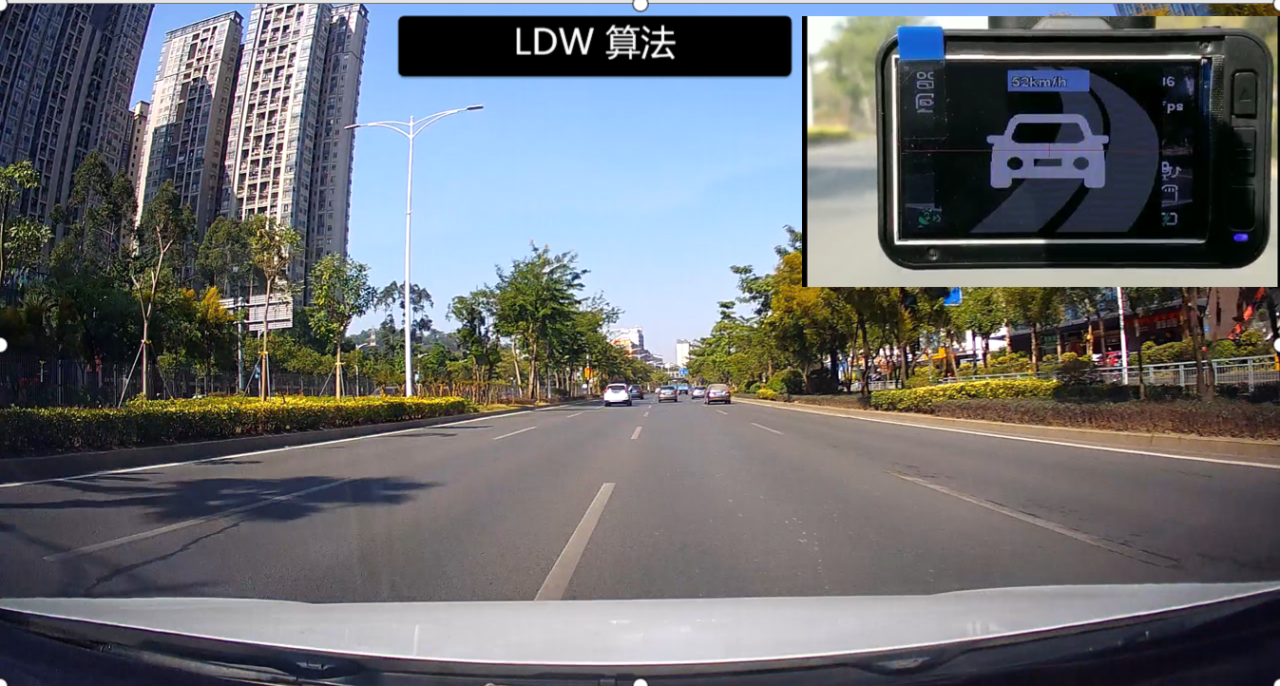
#> input picture src/road_image2.jpg, 1280 x 686 px, found by its file name
$ python lane_detection.py
#> lines starting #> are read from the running program, lines starting #| are printed output that depends on the picture; after the words box and inside, x2 and y2 are one past the last pixel; in counts of white or black regions, pixels touching at a corner belong together
#> further down, image is the input picture: shape (686, 1280, 3); mean B, G, R 111, 107.1, 105
import cv2
import numpy as np

def make_coordinates(image, line):
    slope, intercept = line
    y1 = int(image.shape[0])
    y2 = int(y1*3/5)
    x1 = int((y1 - intercept)/slope)
    x2 = int((y2 - intercept)/slope)
    return [[x1, y1, x2, y2]]


def average_slope_intercept(image, lines):
    left_fit = []
    right_fit = []
    if lines is None:
        return None
    for line in lines:
        for x1, y1, x2, y2 in line:
            fit = np.polyfit((x1,x2), (y1,y2), 1)
            slope = fit[0]
            intercept = fit[1]
            if slope < 0:
                left_fit.append((slope, intercept))
            else:
                right_fit.append((slope, intercept))
    left_fit_average  = np.average(left_fit, axis=0)
    right_fit_average = np.average(right_fit, axis=0)
    left_line  = make_coordinates(image, left_fit_average)
    right_line = make_coordinates(image, right_fit_average)
    averaged_lines = [left_line, right_line]
    return averaged_lines

def canny(img):
    gray = cv2.cvtColor(img, cv2.COLOR_RGB2GRAY)
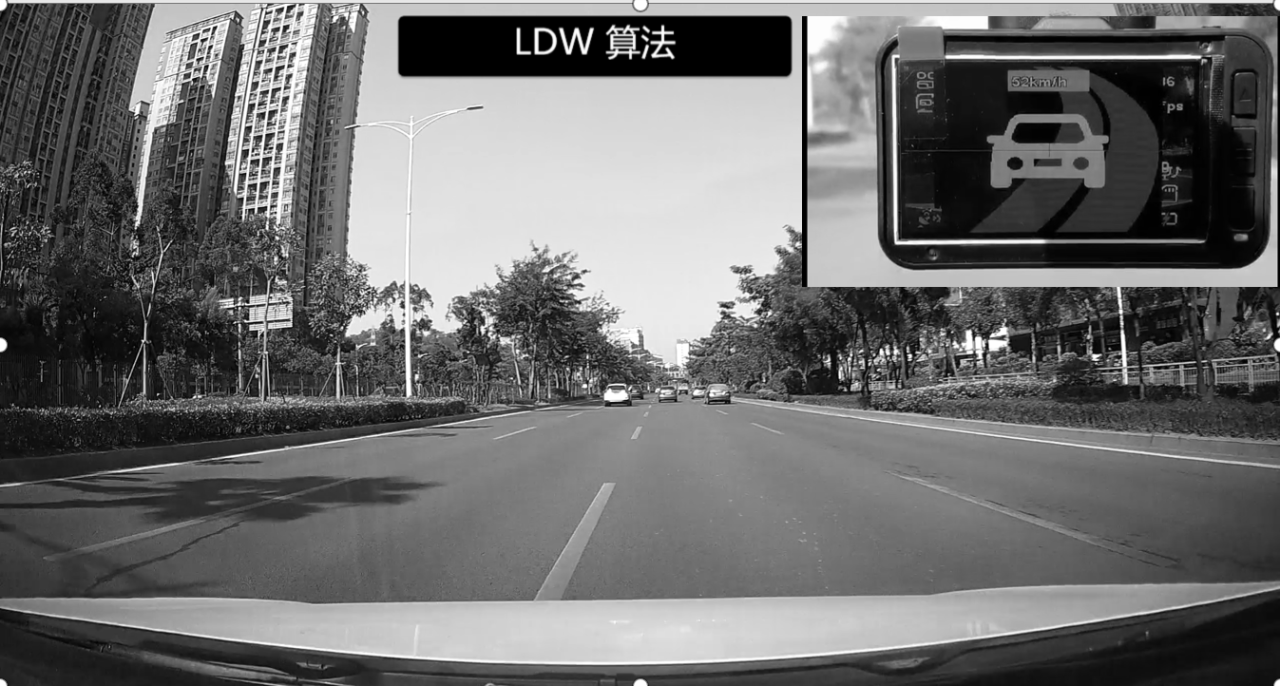
#> gray: shape (686, 1280); min 0, max 255, mean 108
    kernel = 5
    blur = cv2.GaussianBlur(gray,(kernel, kernel),0)
    canny = cv2.Canny(gray, 50, 150)
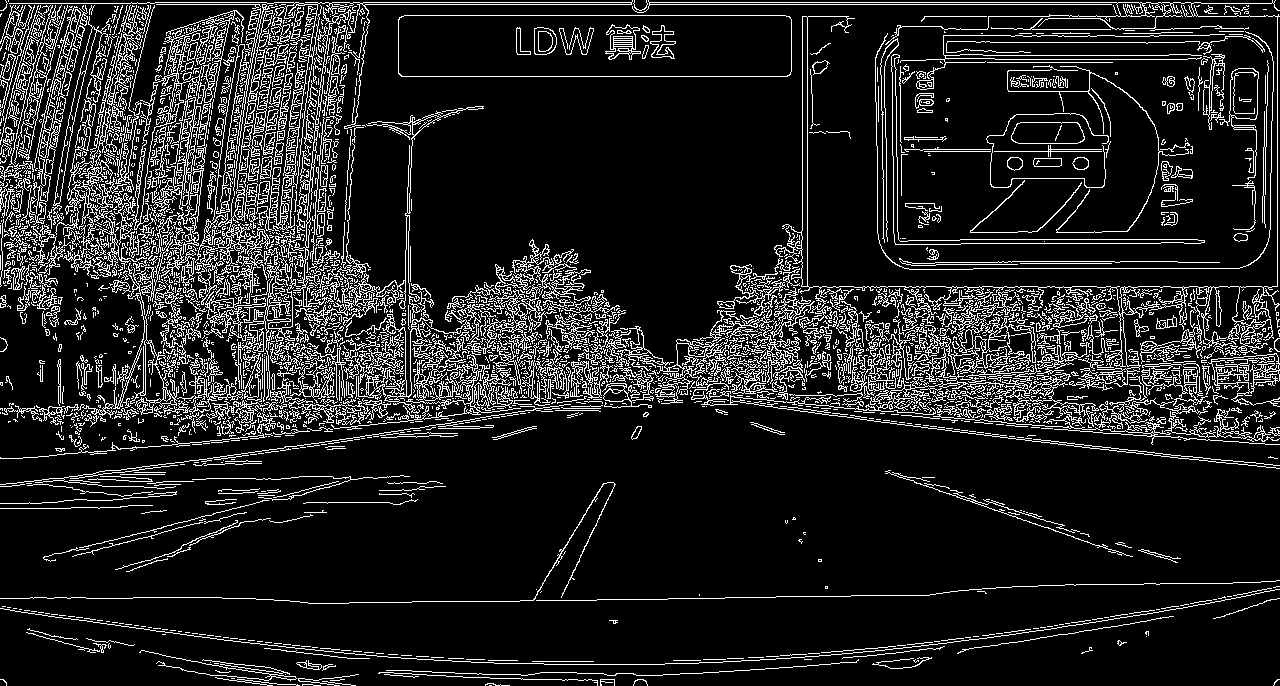
#> canny: shape (686, 1280); 13% white in thin lines or dots
    return canny

def display_lines(img,lines):
    line_image = np.zeros_like(img)
    if lines is not None:
        for line in lines:
            for x1, y1, x2, y2 in line:
                cv2.line(line_image,(x1,y1),(x2,y2),(255,0,0),10)
    return line_image

def region_of_interest(canny):
    height = canny.shape[0]
#> height = 686
    width = canny.shape[1]
#> width = 1280
    mask = np.zeros_like(canny)

    triangle = np.array([[
    (200, height),
    (550, 250),
    (1100, height),]], np.int32)
#> triangle = [[200, 686], [550, 250], [1100, 686]]

    cv2.fillPoly(mask, triangle, 255)
#> mask: shape (686, 1280); 22.4% white; 1 white region, box (x1, y1, x2, y2) and area: (200, 250, 1100, 686) 196475
    masked_image = cv2.bitwise_and(canny, mask)
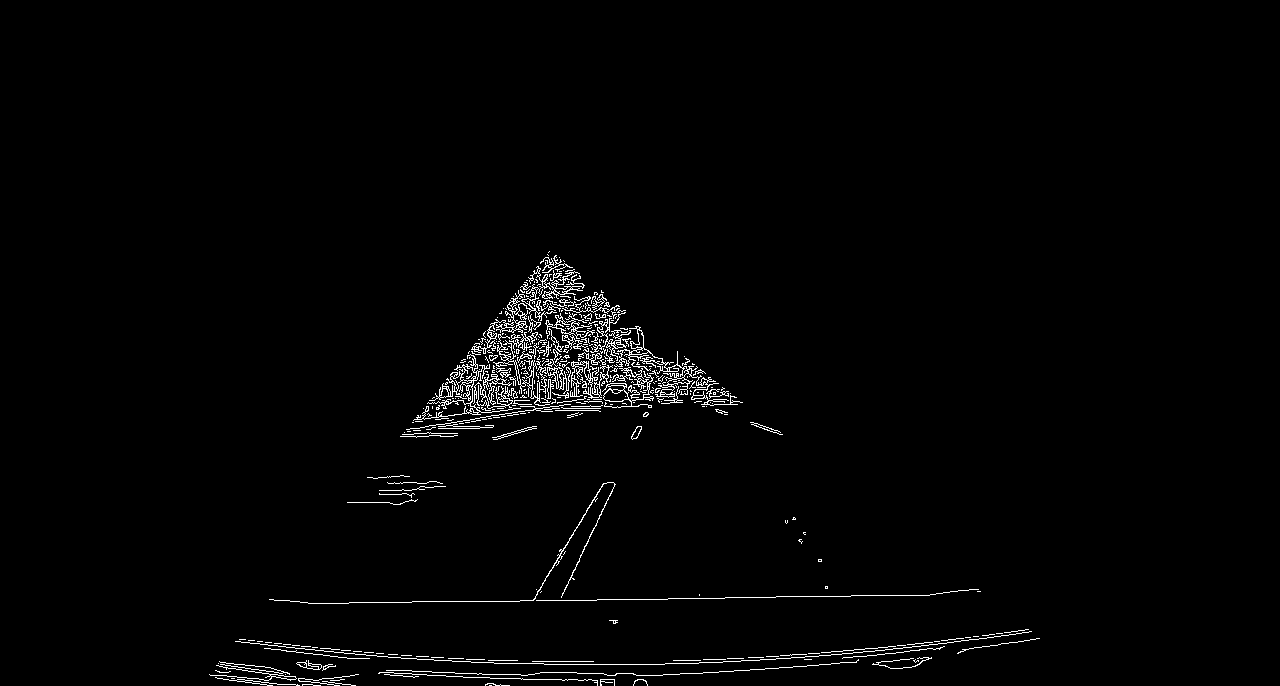
#> masked_image: shape (686, 1280); 1.7% white in thin lines or dots, all inside (x1, y1, x2, y2) = (209, 251, 1040, 686)
    return masked_image

# For Lane image detection -->
image = cv2.imread(r'Lane-detection---Hough-transform\src\road_image2.jpg')
lane_image = np.copy(image)
lane_canny = canny(lane_image)
cropped_canny = region_of_interest(lane_canny)
lines = cv2.HoughLinesP(cropped_canny, 2, np.pi/180, 100, np.array([]), minLineLength=40,maxLineGap=5)
#> lines = 108 rows, first 6: [869, 595, 935, 594], [443, 383, 625, 383], [494, 663, 543, 663], [529, 387, 599, 387], [727, 658, 791, 655], [696, 401, 739, 401]
averaged_lines = average_slope_intercept(image, lines)
#> the loop in average_slope_intercept, `for line in lines:` made 108 passes
#> line on passes 1 to 12: [[869, 595, 935, 594]], [[443, 383, 625, 383]], [[494, 663, 543, 663]], [[529, 387, 599, 387]], [[727, 658, 791, 655]], [[696, 401, 739, 401]], [[532, 661, 593, 661]], [[477, 674, 520, 674]], [[516, 375, 662, 375]], [[529, 369, 616, 369]], [[412, 601, 519, 601]], [[469, 391, 550, 391]]
#> after the loop in average_slope_intercept, `for line in lines:`: left_fit = 60 pairs, first value -2.14 to -7.45e-17, second value 344 to 1796.3; right_fit = 48 pairs, first value 6.19e-17 to 0.829, second value -186.8 to 662.9
#> in average_slope_intercept, `left_fit_average  = np.average(left_fit, axis=0)`: left_fit_average = [-0.558, 717.6]
#> in average_slope_intercept, `right_fit_average = np.average(right_fit, axis=0)`: right_fit_average = [0.183, 287.8]
#> in make_coordinates, `slope, intercept = line`: slope = -0.558; intercept = 717.6
#> in make_coordinates, `x1 = int((y1 - intercept)/slope)`: x1 = 56
#> in make_coordinates, `x2 = int((y2 - intercept)/slope)`: x2 = 549
#> in average_slope_intercept, `left_line  = make_coordinates(image, left_fit_average)`: left_line = [[56, 686, 549, 411]]
#> in average_slope_intercept, `right_line = make_coordinates(image, right_fit_average)`: right_line = [[2171, 686, 671, 411]]
#> in average_slope_intercept, `averaged_lines = [left_line, right_line]`: averaged_lines = [[[56, 686, 549, 411]], [[2171, 686, 671, 411]]]
#> averaged_lines = [[[56, 686, 549, 411]], [[2171, 686, 671, 411]]]
line_image = display_lines(lane_image, averaged_lines)
#> the loop in display_lines, `for line in lines:` made 2 passes
#> after the loop in display_lines, `for line in lines:`:
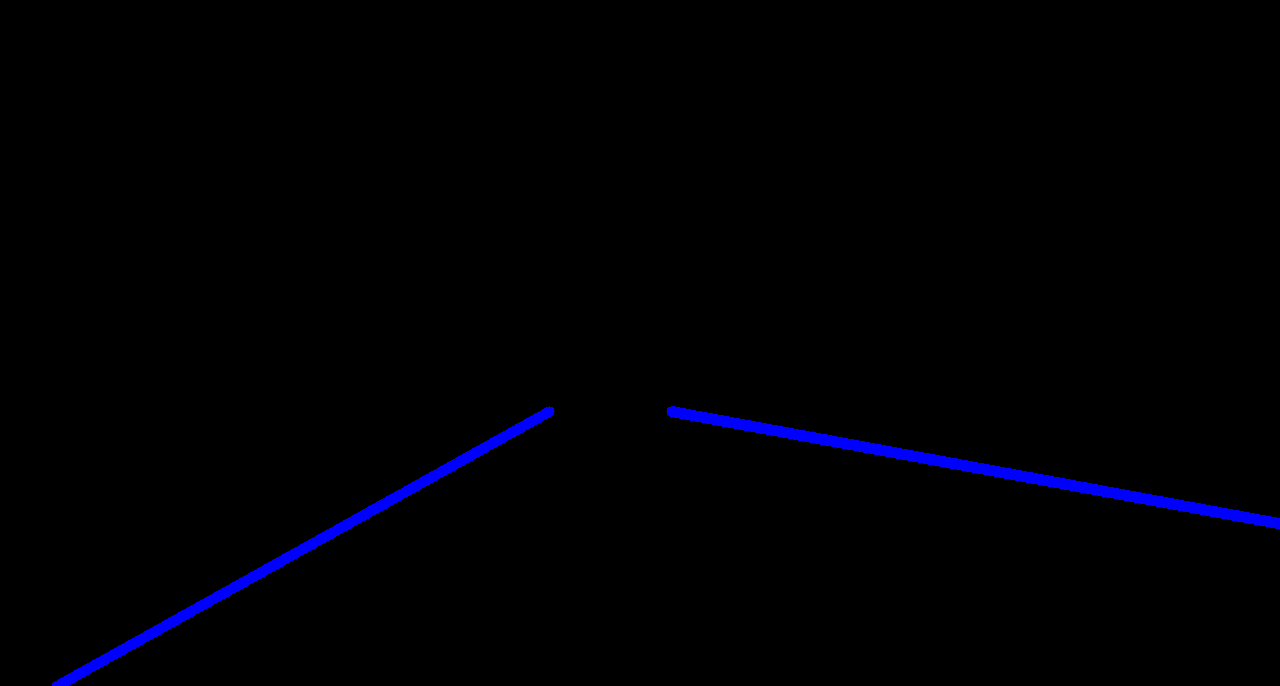
#> line_image: shape (686, 1280, 3); mean of channels 0, 1, 2 3.7, 0, 0; drawn as B, G, R
combo_image = cv2.addWeighted(lane_image, 0.8, line_image, 1, 0)
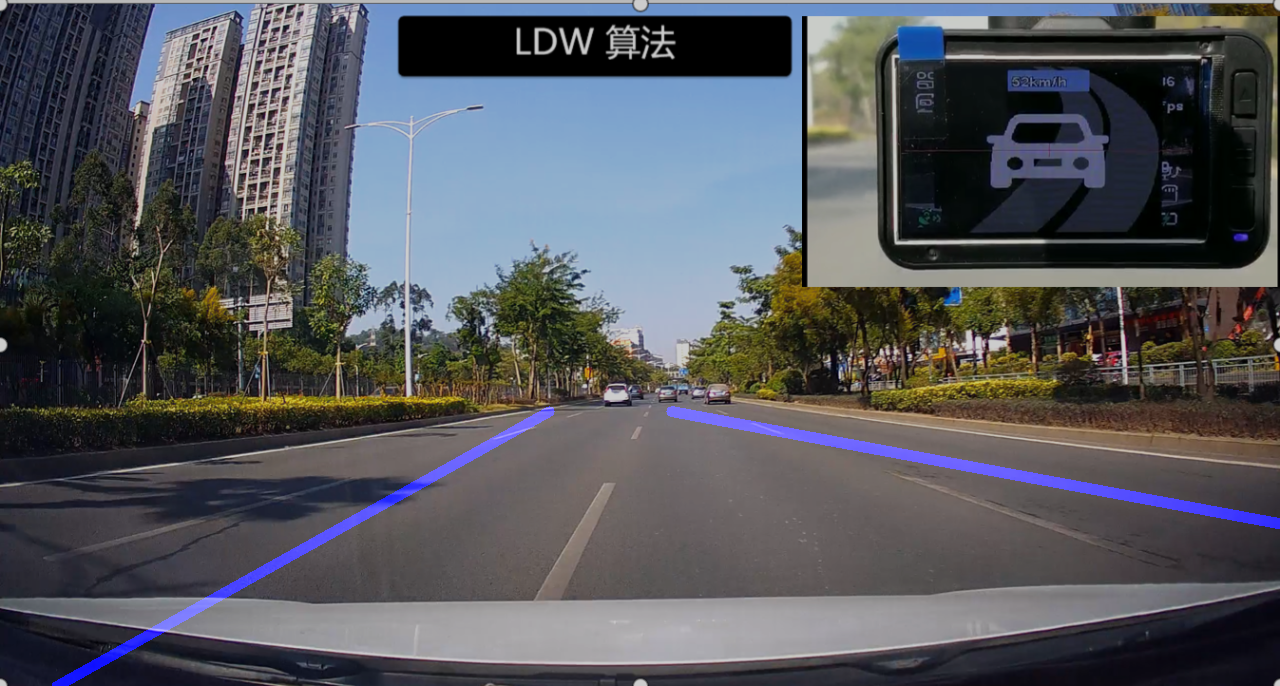
#> combo_image: shape (686, 1280, 3); mean B, G, R 91.2, 85.7, 84
cv2.imshow("Final",combo_image)
cv2.imwrite(r"Lane-detection---Hough-transform\output\final_image2.jpg", combo_image)
cv2.waitKey(0)


# [50 lines of commented-out code are left out]
